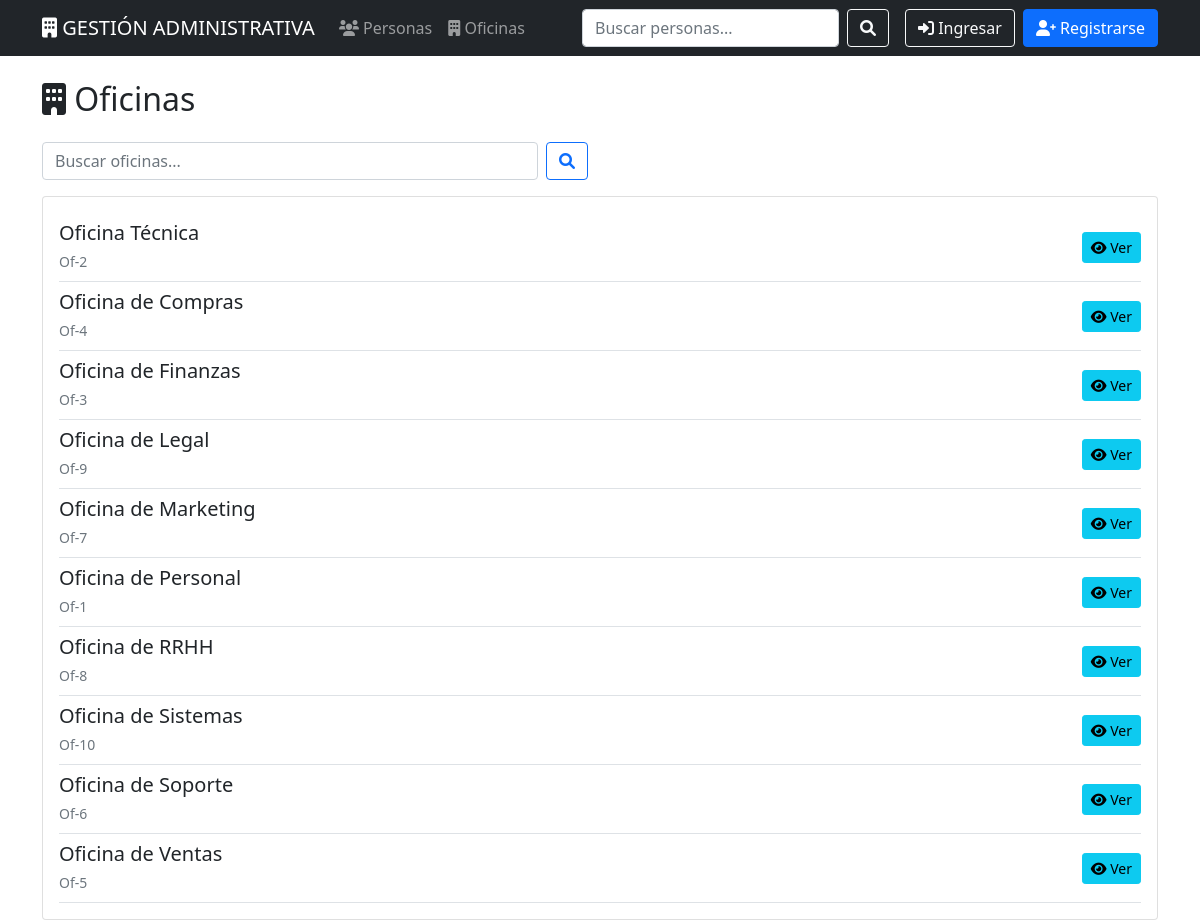
Screenshot of /oficinas/ with the database file from the repository.
### oficinas/models.py (models this page shows, shortened)
class Oficina(models.Model):
    nombre = models.CharField(max_length=100, verbose_name="Nombre")
    nombre_corto = models.CharField(max_length=20, verbose_name="Nombre Corto")
    class Meta:
        verbose_name = "Oficina"
        verbose_name_plural = "Oficinas"
        ordering = ['nombre']

### oficinas/views.py (the view)
# urls.py: path('', views.OficinaListView.as_view(), name='lista'),
class OficinaListView(ListView):
    model = Oficina
    template_name = 'oficinas/lista.html'
    context_object_name = 'oficinas'
    paginate_by = 10
    def get_queryset(self):
        queryset = super().get_queryset()
        busqueda = self.request.GET.get('q')
        if busqueda:
            queryset = queryset.filter(
                Q(nombre__icontains=busqueda) |
                Q(nombre_corto__icontains=busqueda)
            )
        return queryset

### templates/oficinas/lista.html (shortened to what this page needs)
{% extends 'base.html' %}
{% block content %}
<div class="row">
    <div class="col-md-12">
        <div class="d-flex justify-content-between align-items-center mb-3">
            <h2><i class="fas fa-building"></i> Oficinas</h2>
        </div>
        <div class="row mb-3">
            <div class="col-md-6">
                <form method="get" class="d-flex">
                    <input type="text" name="q" class="form-control me-2" placeholder="Buscar oficinas..." value="{{ request.GET.q }}">
                    <button type="submit" class="btn btn-outline-primary">
                        <i class="fas fa-search"></i>
                    </button>
                </form>
            </div>
        </div>
        <div class="card">
            <div class="card-body">
                {% if oficinas %}
                    {% for oficina in oficinas %}
                        <div class="d-flex justify-content-between align-items-center py-2 border-bottom">
                            <div>
                                <h5 class="mb-1">{{ oficina.nombre }}</h5>
                                <small class="text-muted">{{ oficina.nombre_corto }}</small>
                            </div>
                            <div class="btn-group" role="group">
                                <a href="{% url 'oficinas:detalle' oficina.pk %}" class="btn btn-info btn-sm">
                                    <i class="fas fa-eye"></i> Ver
                                </a>
                            </div>
                        </div>
                    {% endfor %}
                {% endif %}
            </div>
        </div>
    </div>
</div>
{% endblock %}

### rows the page displays
Oficina: nombre "Oficina Técnica", nombre_corto "Of-2"
Oficina: nombre "Oficina de Compras", nombre_corto "Of-4"
Oficina: nombre "Oficina de Finanzas", nombre_corto "Of-3"
Oficina: nombre "Oficina de Legal", nombre_corto "Of-9"
Oficina: nombre "Oficina de Marketing", nombre_corto "Of-7"
Oficina: nombre "Oficina de Personal", nombre_corto "Of-1"
Oficina: nombre "Oficina de RRHH", nombre_corto "Of-8"
Oficina: nombre "Oficina de Sistemas", nombre_corto "Of-10"
Oficina: nombre "Oficina de Soporte", nombre_corto "Of-6"
Oficina: nombre "Oficina de Ventas", nombre_corto "Of-5"
